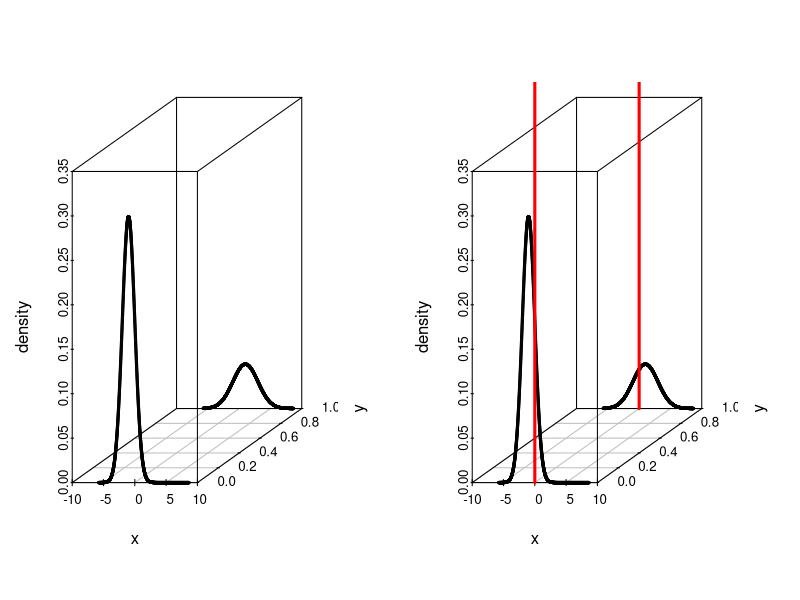
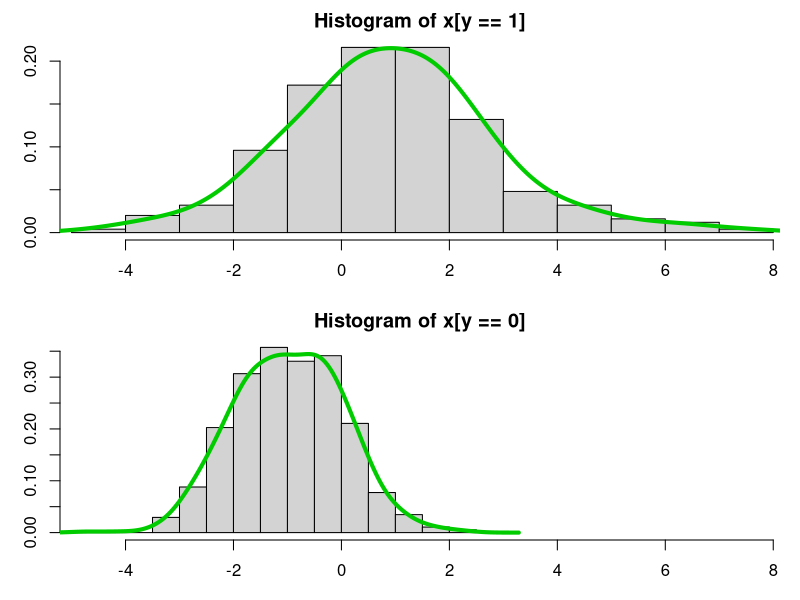

Write R code to recreate these figures, in order.



options(stringsAsFactors=FALSE, width=350)



xbool.savePlots <- FALSE

############ simple 1D support

library(mvtnorm)

p <- 1

N <- 1000 ##### must be div by 4

set.seed(777)


x <-
c(
rnorm(3*N/4, -1, 1),
rnorm(1*N/4, 1, 2)
)

y <- c( rep(0, 3*N/4), rep(1, 1*N/4) )




####################

x0 <- 0 ##### value at x -- try different values

############## show true joint density

xdom <- seq( min(x)-1, max(x)+1, length=2000 ) ; xdom

fd <- c(dnorm(xdom, -1, 1) * (3/4), dnorm(xdom, 1, 2) * (1/4)) #### true density over xdom x {0,1}

yy <- c( rep(0, length(xdom)), rep(1, length(xdom)) )

#library(plot3D)

library(scatterplot3d)

if(xbool.savePlots) { png(file.path("~", "Desktop", "joint_d_1d.png"), width=2000, height=1000, pointsize=28) }
par(mfrow=c(1, 2))
scatterplot3d( rep(xdom, 2), yy, fd, angle=30, xlab="x", ylab="y", zlab="density", cex.symbols=0.3) ### , type="l"
xsp3 <- scatterplot3d( rep(xdom, 2), yy, fd, angle=30, xlab="x", ylab="y", zlab="density", cex.symbols=0.3) ### , type="l"
xsp3$points3d(x=c(x0, x0), y=c(0, 1), z=c(1, 1), type="h", lwd=3, col="#FF0000")
if(xbool.savePlots) { dev.off() }





#####################################


##################################### bayes' classifier true density

ylik.given.x <-  c(dnorm(x0, -1, 1) * (3/4), dnorm(x0, 1, 2) * (1/4))
ylik.given.x


########## prob that y=1 given x0

ylik.given.x[2] / sum(ylik.given.x)



########################### use bayes' classifier empirically

library(ks)


if(xbool.savePlots) { png(file.path("~", "Desktop", "hist_d_1d.png"), width=1000, height=1000, pointsize=21) }
par(mfrow=c(2, 1), mar=c(3, 3, 2, 1))
hist(x[ y == 1 ], freq=FALSE, xlim=range(x))
xxdy1 <- kde(x[ y == 1 ])
points(xxdy1$eval.points, xxdy1$estimate, type="l", col="#00CC00", lwd=4)

hist(x[ y == 0 ], freq=FALSE, xlim=range(x))
xxdy0 <- kde(x[ y == 0 ])
points(xxdy0$eval.points, xxdy0$estimate, type="l", col="#00CC00", lwd=4)
if(xbool.savePlots) { dev.off() }



############# predict

pi_0 <- sum(y==0) / N ; pi_0
pi_1 <- sum(y==1) / N ; pi_1

predict(xxdy1, x=x0) * pi_1 / ( pi_0 * predict(xxdy0, x=x0) + pi_1 * predict(xxdy1, x=x0) )
